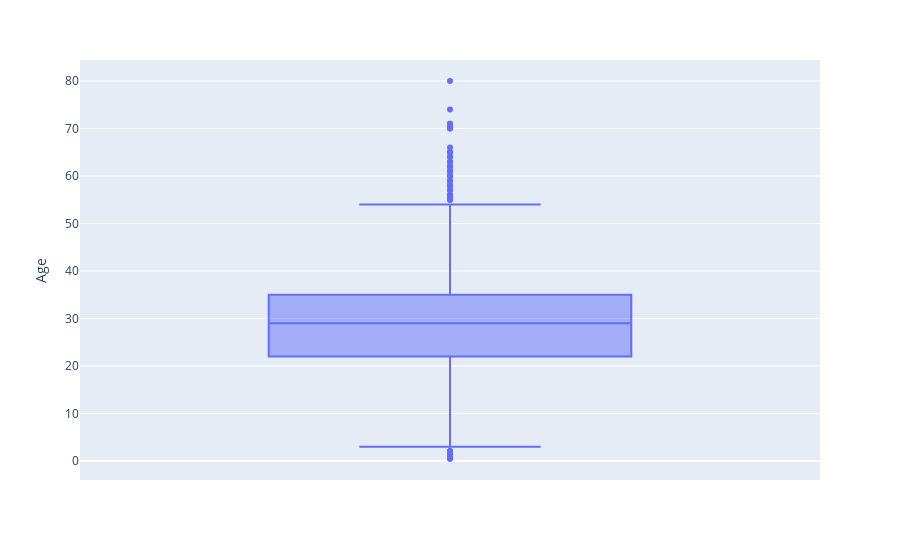

The notebook cell saved with this chart:
### Code cell
px.box(data_frame=df , y='Age')

### Figure 1 — Plotly figure (JSON) as saved in the notebook; plotly's stock layout.template omitted (floating-point values rounded to 4 significant figures; data arrays with more than 128 entries replaced by an {"elided": "..."} marker saying what was removed)
{"data": [{"alignmentgroup": "True", "hovertemplate": "Age=%{y}<extra></extra>", "legendgroup": "", "marker": {"color": "#636efa"}, "name": "", "notched": false, "offsetgroup": "", "orientation": "v", "showlegend": false, "type": "box", "x0": " ", "xaxis": "x", "y": {"elided": "891 float values"}, "y0": " ", "yaxis": "y"}], "layout": {"boxmode": "group", "legend": {"tracegroupgap": 0}, "margin": {"t": 60}, "xaxis": {"anchor": "y", "domain": [0, 1]}, "yaxis": {"anchor": "x", "domain": [0, 1], "title": {"text": "Age"}}}}
